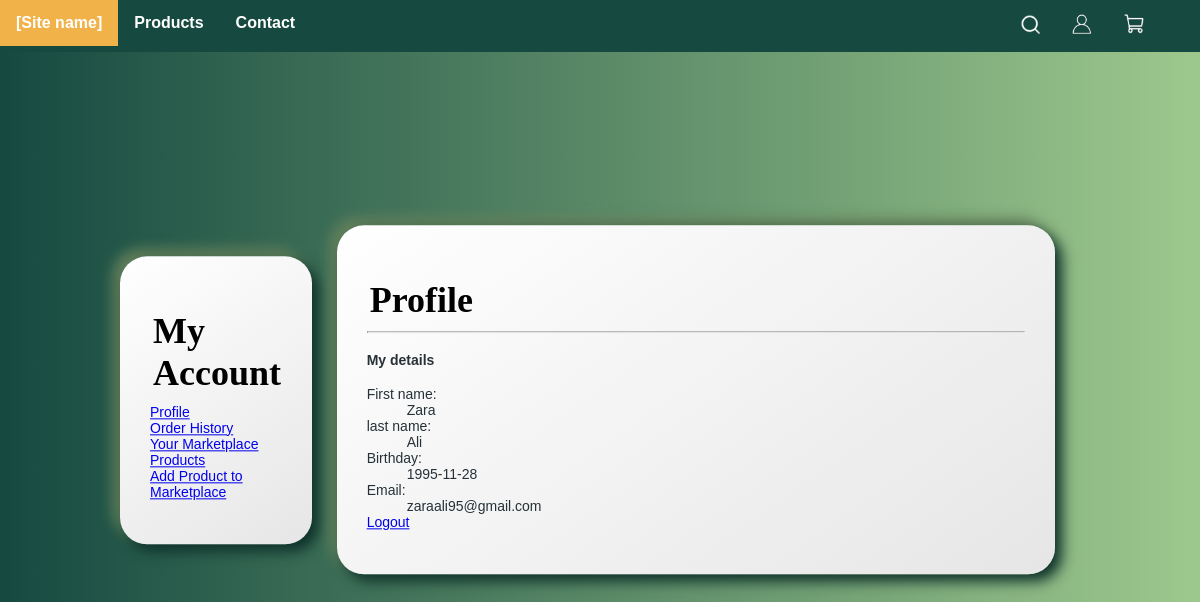
The page /profile.php (signed in) on the database its author committed.
### tables this page shows
CREATE TABLE customer(
    user_id int NOT NULL AUTO_INCREMENT PRIMARY KEY,
    fName varchar(30) NOT NULL,
    lName varchar(30),
    bDay DATE DEFAULT NULL,
    email VARCHAR(100) UNIQUE KEY NOT NULL,
    password VARCHAR(1000) NOT NULL
) AUTO_INCREMENT = 001;

### profile.php (the view, shortened to what this page needs)
<!DOCTYPE html>
<html lang="en">
  <head>
    <link rel="stylesheet" href="style/Style.css">
  </head>
  <body id="grad">
    <?php require_once "PHP/menu.php"; ?>
    <div class="cart-sum Area-center">
      <?php require_once "PHP/account menu.php"; ?>
      <div class="Area-2 profile-area">
        <h1>Profile</h1>
        <hr>
        <h4>My details</h4>
        <?php
          $sql = "SELECT * FROM `customer` WHERE user_id = $_SESSION[user_id];";
          if ($result = mysqli_query($conn, $sql)){
            $row = mysqli_fetch_assoc($result);
              ?>
              <dl>
                <dt>First name:</dt>
                <dd><?php echo $row['fName']?></dd>
                <dt>last name:</dt>
                <dd><?php echo $row['lName']?></dd>
                <dt>Birthday:</dt>
                <dd><?php echo $row['bDay']?></dd>
                <dt>Email:</dt>
                <dd><?php echo $row['email']?></dd>
                <a href="Logout.php">Logout</a>
              </dl>
          <?php mysqli_free_result($result);
        }
?>
      </div>
    </div>
  </body>
</html>

### Style/style.css (style rules this page uses)
* { font-family: Arial, Helvetica, sans-serif; }
body { font-size: 14px; color: #263238; margin: 0px; }
h1 { font-family: 'Times New Roman'; font-size: 36px; font-weight: bold; color: #000; margin-bottom: 10px; margin-left: 3px; }
.Area-center { position: absolute; top: 50%; left: 50%; margin-right: -50%; transform: translate(-50%, -50%); width: 80%; }
.Area-2 { border-radius: 27px; background: linear-gradient(145deg, #ffffff, #e6e6e6); box-shadow: 7px 7px 14px #0e302a, -7px -7px 14px #66825c; padding: 30px; margin: 25px; }
.profile-area { width: 70%; }
.cart-sum { display: flex; flex-flow: row; }
#grad { background-image: linear-gradient(to right, #164A41, #9DC88D); }
::placeholder { color: #000; }

### rows shown on the page
customer: fName "Zara", lName "Ali", bDay "1995-11-28", email "zaraali95@gmail.com"
